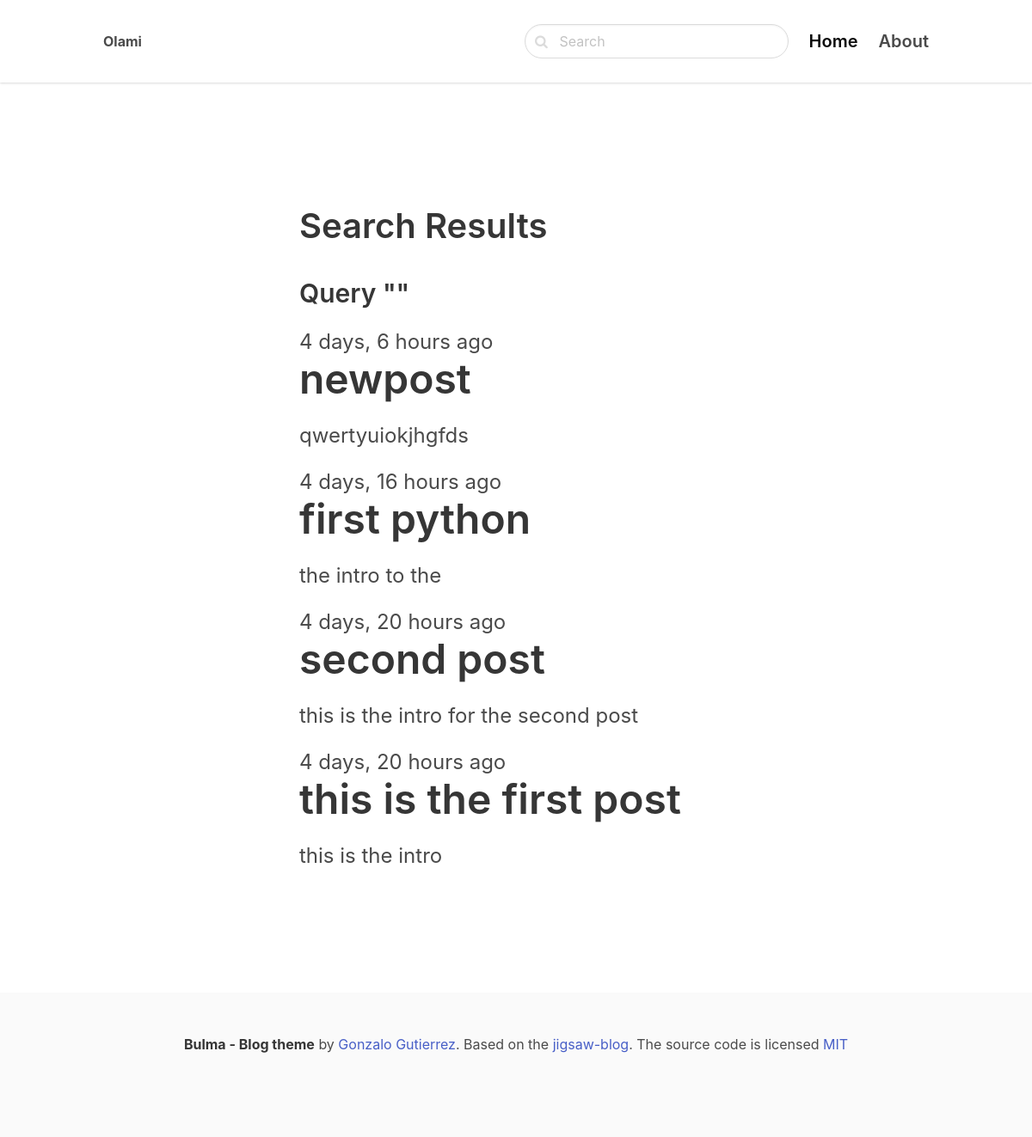
The app's page /search/ with its own data.
### blog/models.py (models this page shows, shortened)
class Post(models.Model):
    ACTIVE = 'active'
    DRAFT = 'draft'
    CHOICES_STATUS =[
        (ACTIVE, 'Active'),
        (DRAFT, 'Draft'),
    ]
    category = models.ForeignKey(Category, related_name='posts', on_delete=models.CASCADE)
    title = models.CharField(max_length=255)
    slug = models.SlugField()
    intro = models.TextField()
    body = models.TextField()
    created_at = models.DateTimeField(auto_now_add=True)
    status = models.CharField(max_length=10, choices=CHOICES_STATUS, default=ACTIVE)
    image = models.ImageField(upload_to='uploads/', blank=True, null=True)
    class Meta:
        ordering = ('-created_at',)

### blog/views.py (the view)
# urls.py: path('search/', views.search, name='search'),
def search(request):
    query = request.GET.get('query', '')
    posts = Post.objects.filter(status=Post.ACTIVE).filter(Q(title__icontains=query) | Q(intro__icontains=query) | Q(body__icontains=query))
    return render(request, 'blog/search.html', {'posts': posts, 'query': query})

### blog/templates/blog/search.html (shortened to what this page needs)
{% extends 'core/base.html' %}
{% block content %}
<section class="hero ">
    <div class="hero-body">
      <div class="container">
        <section class="section">
            <div class="columns">
                <div class="column is-8 is-offset-2">
                    <div class="content is-medium">
                        <h1>Search Results</h1>
                        <h3>Query "{{ query }}"</h3>
                    </div>
                    {% for post in posts %}
                    <div class="content is-medium">
                            <a href="{% url 'post_detail' post.category.slug post.slug %}"
                            <h2 class="subtitle is-4">{{ post.created_at|timesince }} ago</h2>
                            <h1 class="title">{{ post.title }}</h1>
                            <p>{{ post.intro }}</p>
                        </a>
                    </div>
                    {% empty %}
                        <div>
                            <p>No Results for the given query...</p>
                        </div>
                    {% endfor %}
                </div>
            </div>
        </section>
    </div>
</section>
{% endblock content %}

### records on screen
Post: created_at "4 days, 6 hours", title "newpost", intro "qwertyuiokjhgfds"
Post: created_at "4 days, 16 hours", title "first python", intro "the intro to the"
Post: created_at "4 days, 20 hours", title "second post", intro "this is the intro for the second post"
Post: created_at "4 days, 20 hours", title "this is the first post", intro "this is the intro"
